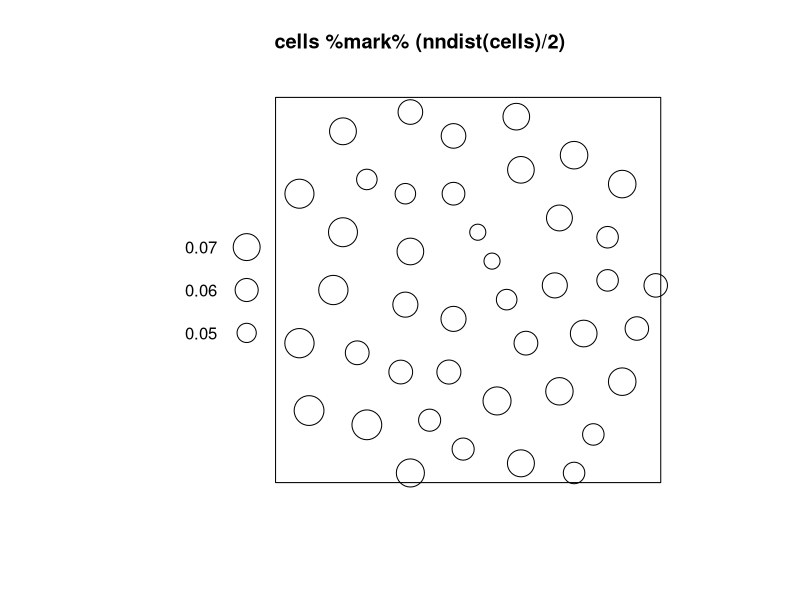

R code for this plot:
library(spatstat)


### Name: nndist
### Title: Nearest neighbour distances
### Aliases: nndist nndist.ppp nndist.default
### Keywords: spatial math

### ** Examples

   data(cells)
   # nearest neighbours
   d <- nndist(cells)

   # second nearest neighbours
   d2 <- nndist(cells, k=2)

   # first, second and third nearest
   d1to3 <- nndist(cells, k=1:3)

   x <- runif(100)
   y <- runif(100)
   d <- nndist(x, y)

   # Stienen diagram
   plot(cells %mark% (nndist(cells)/2), markscale=1)

   # distance to nearest neighbour of each type
   nnda <- nndist(ants, by=marks(ants)) 
   head(nnda)
   # For nest number 1, the nearest Cataglyphis nest is 87.32125 units away

   # Use of 'aggregate':
   # minimum distance between each pair of types
   aggregate(nnda, by=list(from=marks(ants)), min)
   # Always a symmetric matrix

   # mean nearest neighbour distances
   aggregate(nnda, by=list(from=marks(ants)), mean)
   # The mean distance from a Messor nest to
   # the nearest Cataglyphis nest is 59.02549 units
